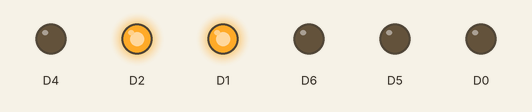
Bench run of a sketch on a simulated ESP8266 (NodeMCU). Parts: output pins drawn as LEDs (lit = HIGH). Pins used as bus, display or sensor lines are not drawn.

Above: at 0.5 s.
At 1.5 s:
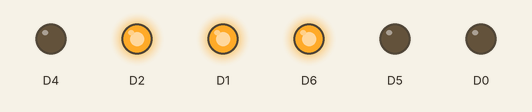
At 3.5 s:
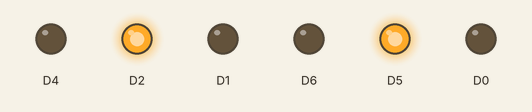
At 4.5 s:
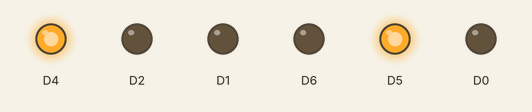
Timing chart, 0 to 6.5 s (numbered marks = the images above):
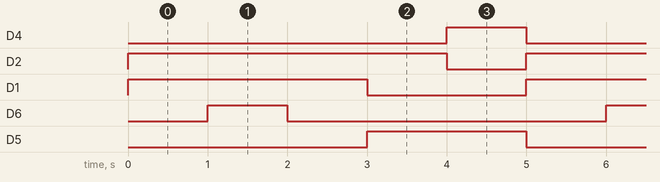

The sketch:

CA-Ques-3.ino
```cpp
void setup()
{
  pinMode(D0,OUTPUT);
  pinMode(D1,OUTPUT);
  pinMode(D2,OUTPUT);
  pinMode(D3,OUTPUT);
  pinMode(D4,OUTPUT);
  pinMode(D5,OUTPUT);
  pinMode(D6,OUTPUT);
}

void loop()
{

   digitalWrite(D0, LOW );
   digitalWrite(D1, HIGH);
   digitalWrite(D2, HIGH);
   digitalWrite(D3, LOW);
   digitalWrite(D4, LOW);
   digitalWrite(D5, LOW);
   digitalWrite(D6, LOW);
   delay(1000);
   digitalWrite(D0, LOW);
   digitalWrite(D1, HIGH);
   digitalWrite(D2, HIGH);
   digitalWrite(D3, LOW);
   digitalWrite(D4, LOW);
   digitalWrite(D5, LOW);
   digitalWrite(D6, HIGH);
   delay(1000);
   digitalWrite(D0, LOW);
   digitalWrite(D1, HIGH);
   digitalWrite(D2, HIGH);
   digitalWrite(D3, LOW);
   digitalWrite(D4, LOW);
   digitalWrite(D5, LOW);
   digitalWrite(D6, LOW);
   delay(1000);
   digitalWrite(D0, LOW);
   digitalWrite(D1, LOW);
   digitalWrite(D2, HIGH);
   digitalWrite(D3, LOW);
   digitalWrite(D4, LOW);
   digitalWrite(D5, HIGH);
   digitalWrite(D6, LOW);
   delay(1000);
   digitalWrite(D0, LOW);
   digitalWrite(D1, LOW);
   digitalWrite(D2, LOW);
   digitalWrite(D3, LOW);
   digitalWrite(D4, HIGH);
   digitalWrite(D5, HIGH);
   digitalWrite(D6, LOW);
   delay(1000);
   digitalWrite(D0, LOW);
   digitalWrite(D1, LOW);
   digitalWrite(D2, LOW);
   digitalWrite(D3, HIGH);
   digitalWrite(D4, HIGH);
   digitalWrite(D5, HIGH);
   digitalWrite(D6, HIGH);
}
```

Measured:
- by itself, D4, D6: alternates HIGH for 1.0 s and LOW for 4.0 s
- by itself, D2: alternates HIGH for 4.0 s and LOW for 1.0 s
- by itself, D1: alternates HIGH for 3.0 s and LOW for 2.0 s
- by itself, D5: alternates HIGH for 2.0 s and LOW for 3.0 s
